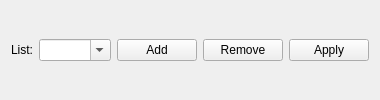
                      <widget class="QWidget" name="pageDipList">
                       <layout class="QHBoxLayout">
                        <item>
                         <widget class="QLabel" name="labelDipList">
                          <property name="sizePolicy">
                           <sizepolicy hsizetype="Preferred" vsizetype="Fixed">
                            <horstretch>0</horstretch>
                            <verstretch>0</verstretch>
                           </sizepolicy>
                          </property>
                          <property name="text">
                           <string>List:</string>
                          </property>
                          <property name="alignment">
                           <set>Qt::AlignRight|Qt::AlignTrailing|Qt::AlignVCenter</set>
                          </property>
                         </widget>
                        </item>
                        <item>
                         <widget class="IQFComboBox" name="cBDipList">
                          <property name="sizePolicy">
                           <sizepolicy hsizetype="Preferred" vsizetype="Fixed">
                            <horstretch>1</horstretch>
                            <verstretch>0</verstretch>
                           </sizepolicy>
                          </property>
                          <property name="editable">
                           <bool>true</bool>
                          </property>
                         </widget>
                        </item>
                        <item>
                         <widget class="IQFPushButton" name="pBAddDip">
                          <property name="sizePolicy">
                           <sizepolicy hsizetype="Fixed" vsizetype="Fixed">
                            <horstretch>0</horstretch>
                            <verstretch>0</verstretch>
                           </sizepolicy>
                          </property>
                          <property name="text">
                           <string>Add</string>
                          </property>
                         </widget>
                        </item>
                        <item>
                         <widget class="QPushButton" name="pBRemDip">
                          <property name="sizePolicy">
                           <sizepolicy hsizetype="Fixed" vsizetype="Fixed">
                            <horstretch>0</horstretch>
                            <verstretch>0</verstretch>
                           </sizepolicy>
                          </property>
                          <property name="text">
                           <string>Remove</string>
                          </property>
                         </widget>
                        </item>
                        <item>
                         <widget class="QPushButton" name="pBApplyDipList">
                          <property name="text">
                           <string>Apply</string>
                          </property>
                         </widget>
                        </item>
                       </layout>
                      </widget>
